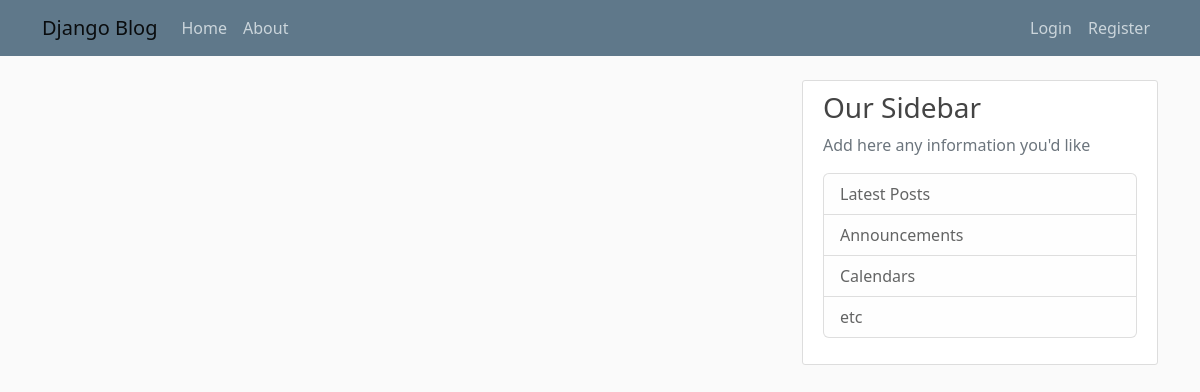
Before: / with the older database file.
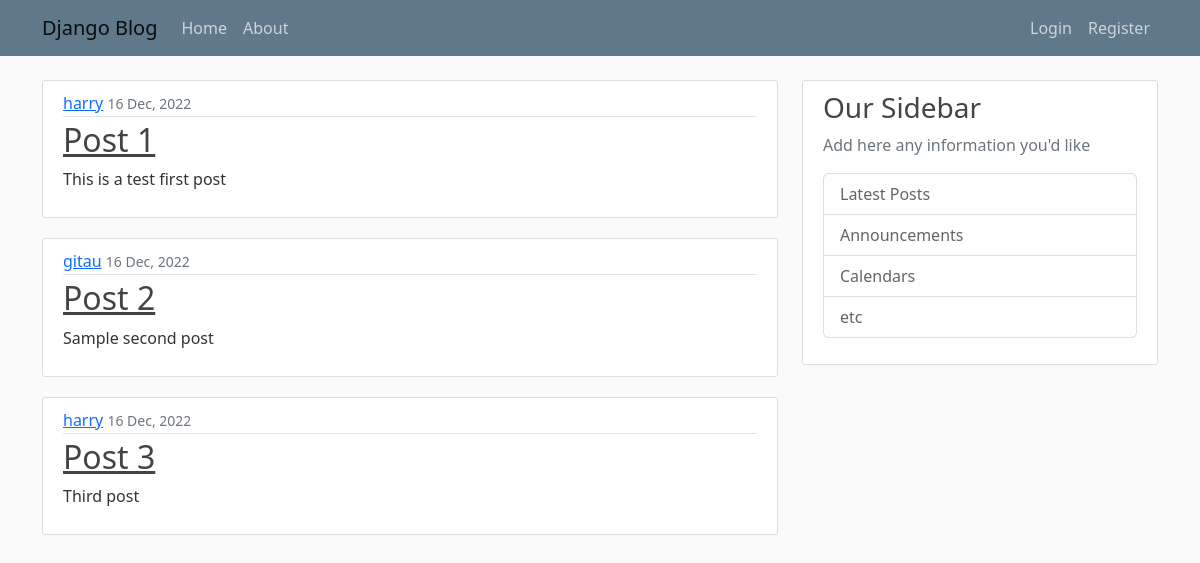
After: the same page with the newer database file.
### blog/models.py (models this page shows, shortened)
class Post(models.Model):
    title = models.CharField(max_length=100)
    content = models.TextField()
    timestamp = models.DateTimeField(default=timezone.now)
    author = models.ForeignKey(User, on_delete=models.CASCADE)

### blog/views.py (the view)
# urls.py: path('', views.home, name='blog-home'),
def home(request):
    context = {
        'posts': Post.objects.all()
    }
    return render(request, 'blog/home.html', context)

### blog/templates/blog/home.html
{% extends "blog/base.html" %}
{% block content %}
    {% for post in posts %}
        <article class="media content-section">
            <div class="media-body">
                <div class="article-metadata">
                    <a class="mr-2" href="#">{{ post.author }}</a>
                    <small class="text-muted">{{ post.timestamp |date:"d M, Y" }}</small>
                </div>
                <h2><a class="article-title" href="#">{{ post.title }}</a></h2>
                <p class="article-content">{{ post.content }}</p>
            </div>
        </article>
    {% endfor %}
{% endblock content %}

### blog/templates/blog/base.html (shortened to what this page needs)
{% load static %}
<!doctype html>
<html lang="en">
  <head>
    <link
        href="https://cdn.jsdelivr.net/npm/bootstrap@5.2.3/dist/css/bootstrap.min.css"
        rel="stylesheet"
>
    <link rel="stylesheet" href=" {% static 'blog/main.css' %} " type="text/css">
  </head>
  <body>
    <header class="site-header">
      {% block navbar %}
        <nav class="navbar navbar-expand-lg bg-steel fixed-top">
          <div class="container">
            <a class="navbar-brand" href=" {% url 'blog-home' %} ">Django Blog</a>
            <div class="collapse navbar-collapse" id="navbarTogglerDemo02">
              <ul class="navbar-nav me-auto mb-2 mb-lg-0">
                <li class="nav-item">
                  <a class="nav-link active" aria-current="page" href=" {% url 'blog-home' %} ">Home</a>
                </li>
                <li class="nav-item">
                  <a class="nav-link" href=" {% url 'blog-about' %} ">About</a>
                </li>
              </ul>
              <ul class="nav navbar-nav navbar-right">
                <li class="nav-item"><a class="nav-link" href="#">Login</a></li>
                <li class="nav-item"><a class="nav-link" href=" {% url 'register' %} ">Register</a></li>
              </ul>
            </div>
          </div>
        </nav>
      {% endblock navbar %}
    </header>
    <main role="main" class="container">
      <div class="row">
        <div class="col-md-8">
          {% block content %}{% endblock %}
        </div>
        <div class="col-md-4">
          <div class="content-section">
            <h3>Our Sidebar</h3>
            <p class="text-muted">Add here any information you'd like
              <ul class="list-group">
                <li class="list-group-item list-group-item-light">Latest Posts</li>
                <li class="list-group-item list-group-item-light">Announcements</li>
                <li class="list-group-item list-group-item-light">Calendars</li>
                <li class="list-group-item list-group-item-light">etc</li>
              </ul>
            </p>
          </div>
        </div>
      </div>
    </main>
  </body>
</html>

### blog/static/blog/main.css (style rules this page uses)
body { background: #fafafa; color: #333333; margin-top: 5rem; }
h1, h2, h3, h4, h5, h6 { color: #444444; }
ul { margin: 0; }
.bg-steel { background-color: #5f788a; }
.site-header .navbar-nav .nav-link { color: #cbd5db; }
.site-header .navbar-nav .nav-link.active { font-weight: 500; }
.content-section { background: #ffffff; padding: 10px 20px; border: 1px solid #dddddd; border-radius: 3px; margin-bottom: 20px; }
.article-title { color: #444444; }
.article-content { white-space: pre-line; }
.article-metadata { padding-bottom: 1px; margin-bottom: 4px; border-bottom: 1px solid #e3e3e3 }

Changed rows visible on the page:
added Post: author "harry", timestamp "16 Dec, 2022", title "Post 1", content "This is a test first post"
added Post: author "gitau", timestamp "16 Dec, 2022", title "Post 2", content "Sample second post"
added Post: author "harry", timestamp "16 Dec, 2022", title "Post 3", content "Third post"
